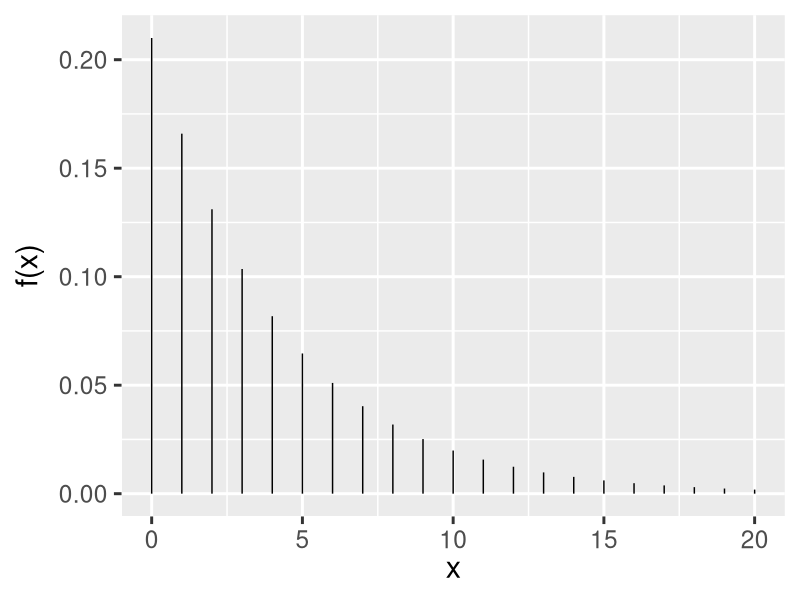

Source code (R):
## ---- chunk 1
dgeom(x = 2, prob = 0.21)
## ---- chunk 2
library(tidyverse)
theme_set(theme_gray(base_size = 22))

x <- seq(0,20)
y <- dgeom(x, 0.21)

data <- data.frame(x = x,
                   y = y)

data %>% 
  ggplot() +
  aes(x = x, y = y) +
  geom_segment(data = data, 
               aes(x = x, y = 0, 
                   xend = x, yend = y)) +
  labs(x = expression(paste("x")),
       y = expression(paste("f(x)")))

## ---- chunk 3
dgeom(x = 0, prob = 0.21) +
  dgeom(x = 1, prob = 0.21) +
  dgeom(x = 2, prob = 0.21)
## ---- chunk 4
pgeom(q = 2, prob = 0.21)
